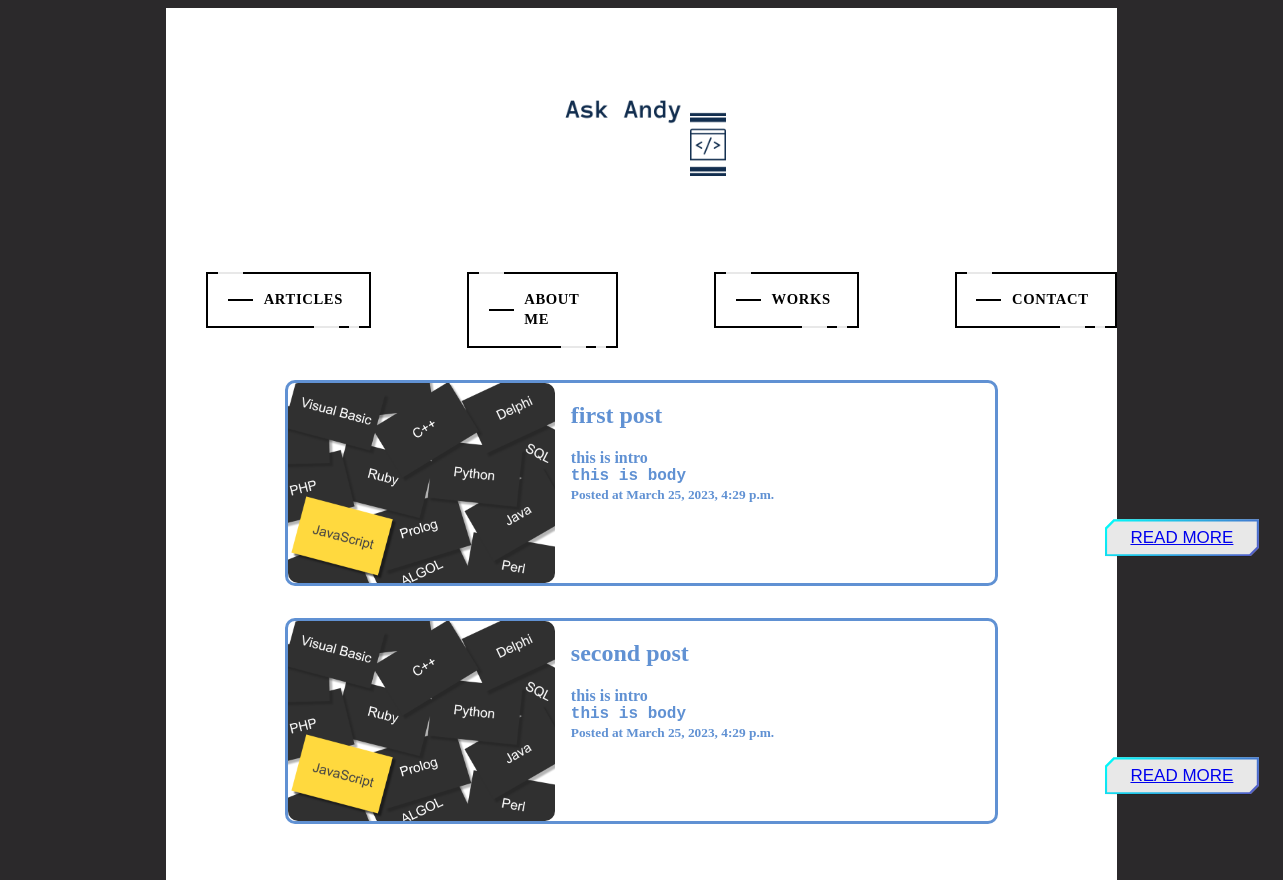
/, run on an earlier commit of the app's database.
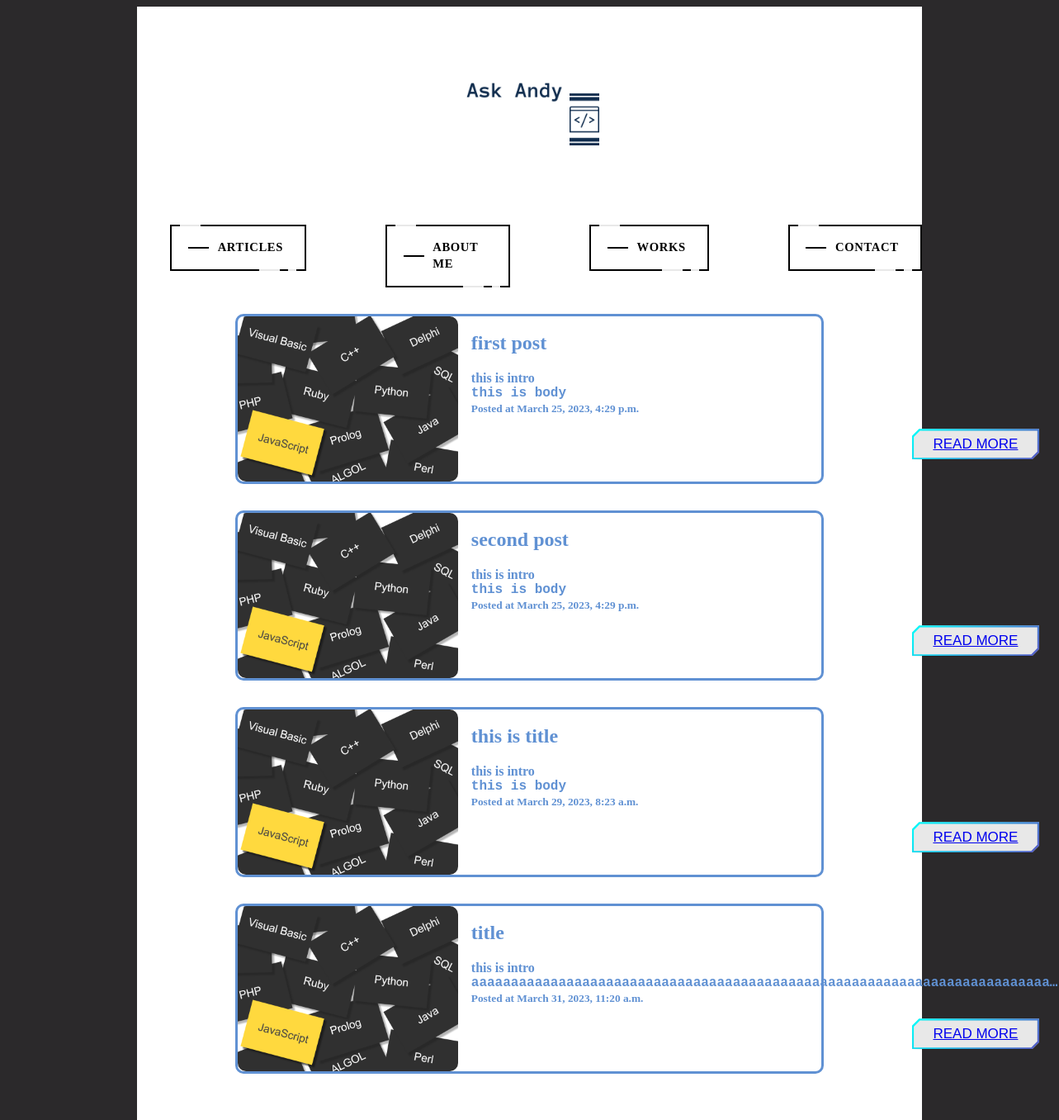
And on a later commit of the database.
### andyBlogApp/models.py (models this page shows)
class Post(models.Model):
    title = models.CharField(max_length = 255)
    slug = models.SlugField()
    intro = models.TextField()
    body = MarkdownxField()
    posted_date = models.DateTimeField(auto_now_add=True)

### andyBlogApp/views.py (the view)
# urls.py: path("", frontpage),
def frontpage(request):
    posts = Post.objects.all()
    return render(request, "blog/frontpage.html", {"posts": posts})

### andyBlogApp/templates/blog/frontpage.html
{% extends "blog/base.html" %} {% block content %} {% for post in posts%}
<div class="post">
  {% load static %}
  <link
    rel="stylesheet"
    type="text/css"
    href="{% static 'andyBlogApp/css/style.css' %}"
  />
  <img src="{% static 'andyBlogApp/images/js.png' %}" class="img" />
  <div class="post_layout">
    <h2 class="subtitle">{{post.title}}</h2>
    <p>{{post.intro}}</p>
    <p class="sentences">{{post.body}}</p>
    <small>Posted at {{post.posted_date}}</small>
    <br />
    <div class="read">
      <button class="btn readMore">
        <a href="{% url 'post_detail' post.slug %}">read more</a>
      </button>
    </div>
  </div>
</div>
{% endfor %} {% endblock %}

What changed in the data, as far as the page shows it:
added Post: title "this is title", intro "this is intro", body "this is body", posted_date "March 29, 2023, 8:23 a.m."
added Post: title "title", intro "this is intro", body "aaaaaaaaaaaaaaaaaaaaaaaaaaaaaaaaaaaaaaaaaaaaaaaaaaaaaaaaaaaaaaaaaaaaaaaaa…", posted_date "March 31, 2023, 11:20 a.m."
